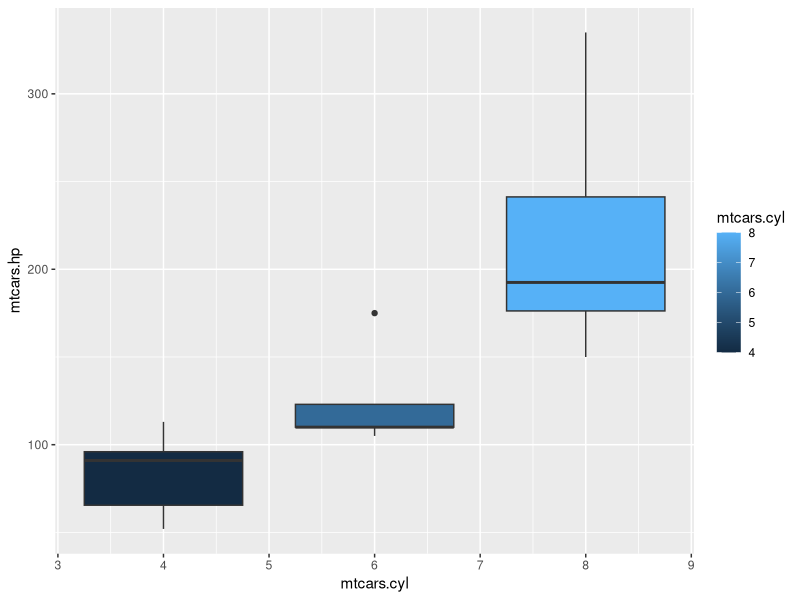
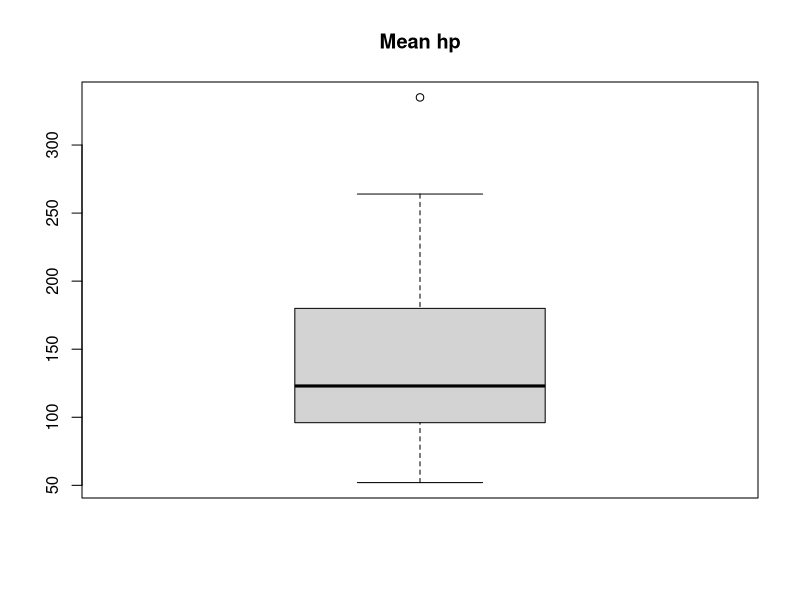
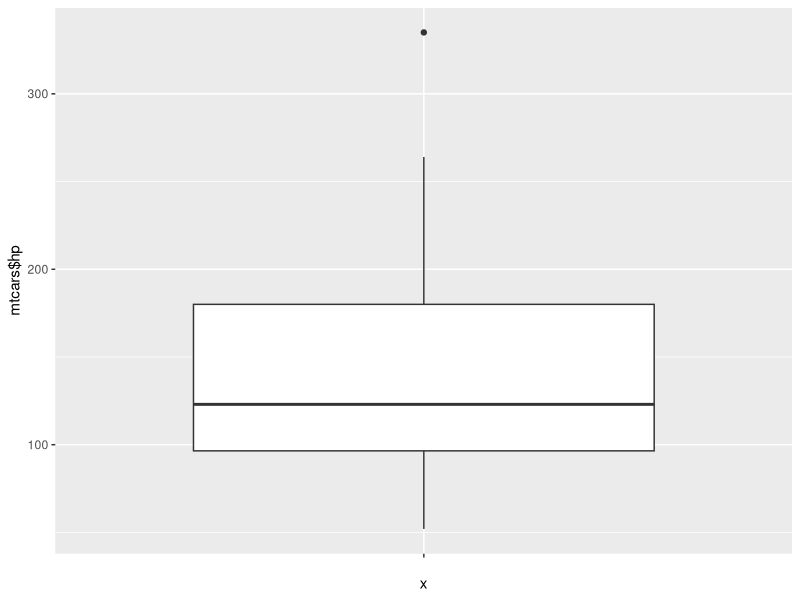
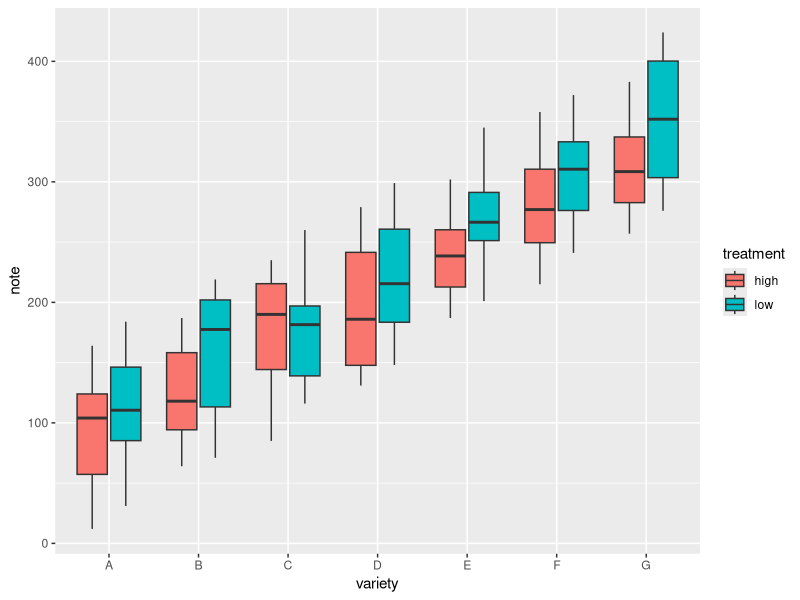

The R source for these figures, in order: (Note: this script raises an error after producing the figures.)
############################################
# boxplot demo and filtering with dplyr
############################################

library(MASS)
library(ggplot2)
library(dplyr)
mtcars
str(mtcars)
class(mtcars)
dim(mtcars)

############################################
# exemple : puissance moyenne selon le nombre de cylindres
cardata <- data.frame(mtcars$cyl, mtcars$hp)

ggplot(cardata, aes(x=mtcars.cyl, y=mtcars.hp, group=mtcars.cyl, fill=mtcars.cyl)) +
  geom_boxplot()

############################################
# recherche et autres exemples
# simple boxplot
boxplot(mtcars$hp, main="Mean hp")

# simple boxplot mit ggplot
ggplot(mtcars, aes(x="", y=mtcars$hp)) + geom_boxplot()

# group by with dplyr
mtcars %>% 
  group_by(cyl) %>% 
  summarize(meanHp = mean(hp), sd=sd(hp))

mtcars %>%
  group_by(cyl) %>%
  summarize(puissance = mean(hp), stddev = sd(hp)) %>%
  arrange(desc(puissance))

############################################
# exemple tiré de 
# https://www.r-graph-gallery.com/265-grouped-boxplot-with-ggplot2/
# create a data frame
variety=rep(LETTERS[1:7], each=40)
treatment=rep(c("high","low"),each=20)
note=seq(1:280)+sample(1:150, 280, replace=T)
data=data.frame(variety, treatment ,  note)

# grouped boxplot
ggplot(data, aes(x=variety, y=note, fill=treatment)) +
  geom_boxplot()

mtcars %>%
  filter(cyl == 8) %>%
  summarize(puissance = mean(hp), xx = sd(hp))

mtcars %>%
  filter(cyl == 8) %>%
  summarize(meanHp = mean(hp), sd = sd(hp))


ggplot(tabhp, aes(x=mhp$cyl, y=mhp$hp, group=mhp$cyl)) + geom_boxplot()

  
############################################
movies <- data.frame(movie = as.factor(c("Movie 1", "Movie 2", "Movie 3", "Movie 4", "Movie 5")), 
                     director = as.factor(c("Dir 1", "Dir 2", "Dir 1", "Dir 3", "Dir 3")), 
                     director_rating =  c(1000, 2000, 1500, 3000, 4000))

movies

movies %>% 
  group_by(director) %>%
  summarize(moyenne = mean(director_rating)) %>%
  arrange(desc(moyenne))
  


############################################
## Using 'at = ' and adding boxplots -- example idea by Roger Bivand :
boxplot(len ~ dose, data = ToothGrowth,
        boxwex = 0.25, at = 1:3 - 0.2,
        subset = supp == "VC", col = "yellow",
        main = "Guinea Pigs' Tooth Growth",
        xlab = "Vitamin C dose mg",
        ylab = "tooth length",
        xlim = c(0.5, 3.5), ylim = c(0, 35), yaxs = "i")
boxplot(len ~ dose, data = ToothGrowth, add = TRUE,
        boxwex = 0.25, at = 1:3 + 0.2,
        subset = supp == "OJ", col = "orange")
legend(2, 9, c("Ascorbic acid", "Orange juice"),
       fill = c("yellow", "orange"))


x <- c(1,2,3,4,5,6)
y1 <- 2 * x
y2 <- x + 4

boxplot(x, y1, col= "yellow")

boxplot(x, y2, add=T, col="red")


